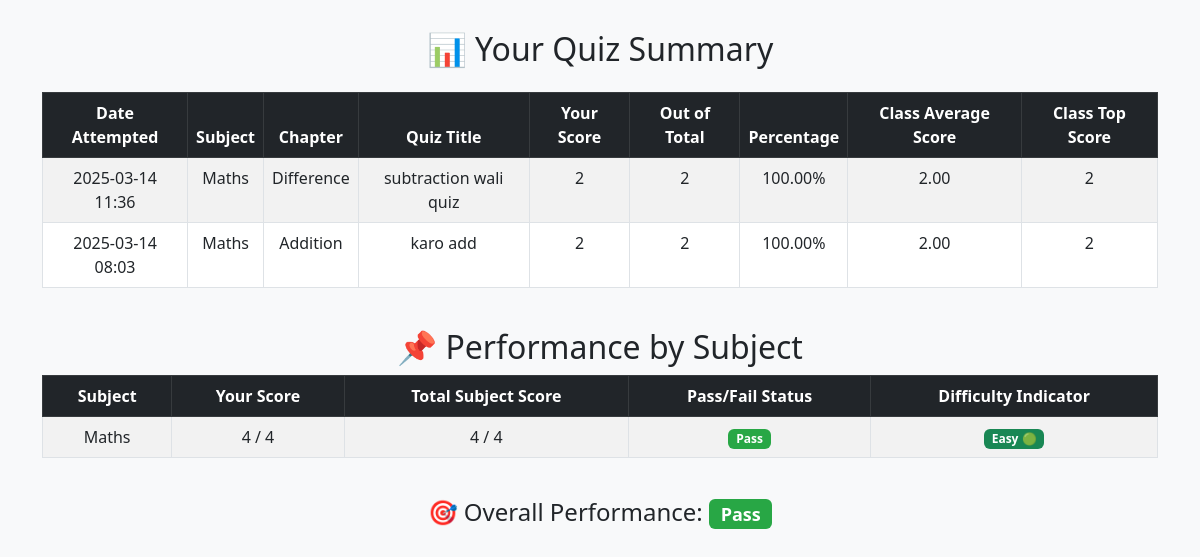
The app's page /quiz_summary (signed in), older data.
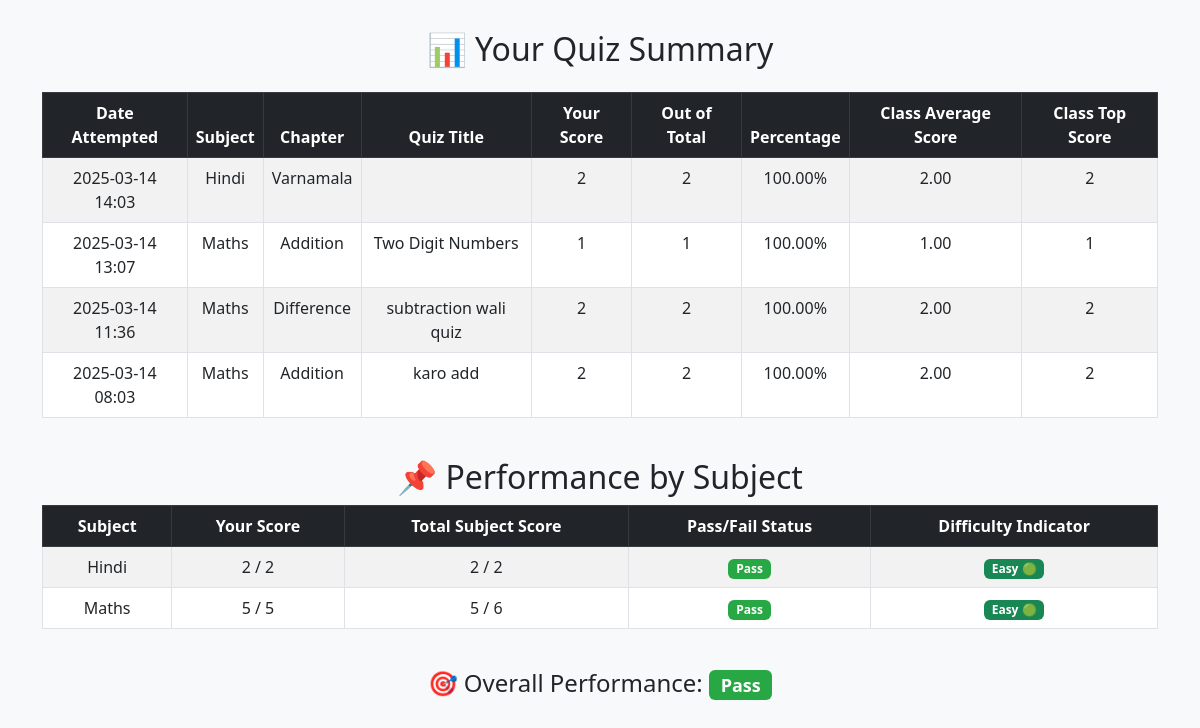
The same page, newer data.
### models/models.py (models this page shows)
class QuizScore(db.Model):
    id = db.Column(db.Integer, primary_key=True)
    user_id = db.Column(db.Integer, db.ForeignKey('user.id'), nullable=False)
    quiz_id = db.Column(db.Integer, db.ForeignKey('quiz.id'), nullable=False)
    score = db.Column(db.Integer, nullable=False)
    total_questions = db.Column(db.Integer, nullable=False)
    percentage = db.Column(db.Float, nullable=False)
    timestamp = db.Column(db.DateTime, default=datetime.utcnow)
    quiz = db.relationship('Quiz', backref=db.backref('quiz_scores', lazy=True))

class Subject(db.Model):
    id = db.Column(db.Integer, primary_key=True)
    name = db.Column(db.String(100), unique=True, nullable=False)
    description = db.Column(db.Text)
    chapters = db.relationship('Chapter', backref='subject', lazy=True)

class Chapter(db.Model):
    id = db.Column(db.Integer, primary_key=True)
    name = db.Column(db.String(100), nullable=False)
    subject_id = db.Column(db.Integer, db.ForeignKey('subject.id'), nullable=False)
    quizzes = db.relationship('Quiz', backref='chapter', lazy=True)

class Quiz(db.Model):
    id = db.Column(db.Integer, primary_key=True)
    chapter_id = db.Column(db.Integer, db.ForeignKey('chapter.id'), nullable=False)
    date_of_quiz = db.Column(db.Date)
    time_duration = db.Column(db.Integer)  # Store duration in minutes
    remarks = db.Column(db.Text)
    questions = db.relationship('Question', backref='quiz', lazy=True)

### app.py (the view)
@app.route('/quiz_summary')
def quiz_summary():
    if 'user_id' not in session:
        flash("Please log in to view your quiz summary.", "error")
        return redirect(url_for('login'))
    user_id = session['user_id']
    past_attempts = (
        db.session.query(
            QuizScore,
            Quiz,
            Chapter,
            Subject,
            db.func.avg(QuizScore.score).over(partition_by=QuizScore.quiz_id).label("avg_score"),
            db.func.max(QuizScore.score).over(partition_by=QuizScore.quiz_id).label("top_score")
        )
        .join(Quiz, QuizScore.quiz_id == Quiz.id)
        .join(Chapter, Quiz.chapter_id == Chapter.id)
        .join(Subject, Chapter.subject_id == Subject.id)
        .filter(QuizScore.user_id == user_id)
        .order_by(QuizScore.timestamp.desc())
        .all()
    )
    subject_scores_query = (
        db.session.query(
            Subject.name.label('subject_name'),
            db.func.sum(QuizScore.score).filter(QuizScore.user_id == user_id).label('user_total_score'),
            db.func.sum(QuizScore.total_questions).filter(QuizScore.user_id == user_id).label('user_total_possible_score'),
            db.func.sum(QuizScore.score).label('overall_total_score'),
            db.func.sum(QuizScore.total_questions).label('overall_total_possible_score')
        )
        .join(Quiz, QuizScore.quiz_id == Quiz.id)
        .join(Chapter, Quiz.chapter_id == Chapter.id)
        .join(Subject, Chapter.subject_id == Subject.id)
        .group_by(Subject.name)
        .all()
    )
    subject_scores = []
    for subject_name, user_total_score, user_total_possible_score, overall_total_score, overall_total_possible_score in subject_scores_query:
        user_total_possible_score = user_total_possible_score or 0
        user_total_score = user_total_score or 0
        user_percentage = (user_total_score / user_total_possible_score) * 100 if user_total_possible_score > 0 else 0
        pass_fail = "Pass" if user_percentage >= 40 else "Fail"
        overall_percentage = (overall_total_score / overall_total_possible_score) * 100 if overall_total_possible_score > 0 else 0
        if overall_percentage < 50:
            difficulty = "Hard 🔴"
        elif 50 <= overall_percentage < 75:
            difficulty = "Moderate 🟡"
        else:
            difficulty = "Easy 🟢"
        subject_scores.append((subject_name, user_total_score, user_total_possible_score, overall_total_score, overall_total_possible_score, pass_fail, difficulty))
    total_attempts = len(past_attempts)
    passed_attempts = sum(1 for attempt in past_attempts if attempt[0].total_questions > 0 and (attempt[0].score / attempt[0].total_questions) * 100 >= 40)
    overall_pass_status = "Pass" if passed_attempts / total_attempts >= 0.5 else "Fail" if total_attempts > 0 else "N/A"
    return render_template(
        'quiz_summary.html',
        past_attempts=past_attempts,
        subject_scores=subject_scores,
        overall_pass_status=overall_pass_status
    )

### templates/quiz_summary.html (shortened to what the changed rows need)
<!DOCTYPE html>
<html lang="en">
<head>
    <link href="https://cdn.jsdelivr.net/npm/bootstrap@5.3.0/dist/css/bootstrap.min.css" rel="stylesheet">
</head>
<body>
<div class="container-fluid">
    <div class="container">
        <h2 class="text-center mb-4">📊 Your Quiz Summary</h2>
        <div class="table-responsive">
            <table class="table table-hover table-striped table-bordered">
                <thead class="table-dark">
                    <tr>
                        <th>Date Attempted</th>
                        <th>Subject</th>
                        <th>Chapter</th>
                        <th>Quiz Title</th>
                        <th>Your Score</th>
                        <th>Out of Total</th>
                        <th>Percentage</th>
                        <th>Class Average Score</th>
                        <th>Class Top Score</th>
                    </tr>
                </thead>
                <tbody>
                    {% for quiz_score, quiz, chapter, subject, avg_score, top_score in past_attempts %}
                    <tr>
                        <td>{{ quiz_score.timestamp.strftime('%Y-%m-%d %H:%M') }}</td>
                        <td>{{ subject.name }}</td>
                        <td>{{ chapter.name }}</td>
                        <td>{{ quiz.remarks }}</td>
                        <td>{{ quiz_score.score }}</td>
                        <td>{{ quiz_score.total_questions }}</td>
                        <td>{{ "%.2f"|format((quiz_score.score / quiz_score.total_questions) * 100) }}%</td>
                        <td>{{ "%.2f"|format(avg_score) }}</td>
                        <td>{{ top_score }}</td>
                    </tr>
                    {% else %}
                    <tr>
                        <td colspan="9" class="text-center text-muted">No past quiz attempts found.</td>
                    </tr>
                    {% endfor %}
                </tbody>
            </table>
        </div>
        <h2 class="text-center mt-4">📌 Performance by Subject</h2>
        <div class="table-responsive">
            <table class="table table-hover table-striped table-bordered">
                <thead class="table-dark">
                    <tr>
                        <th>Subject</th>
                        <th>Your Score</th>
                        <th>Total Subject Score</th>
                        <th>Pass/Fail Status</th>
                        <th>Difficulty Indicator</th>
                    </tr>
                </thead>
                <tbody>
                    {% for subject, user_total_score, user_total_possible_score, overall_total_score, overall_total_possible_score, pass_fail_status, difficulty in subject_scores %}
                    <tr>
                        <td>{{ subject }}</td>
                        <td>{{ user_total_score }} / {{ user_total_possible_score }}</td>
                        <td>{{ overall_total_score }} / {{ overall_total_possible_score }}</td>
                        <td>
                            <span class="badge {% if pass_fail_status == 'Pass' %}badge-success{% else %}badge-danger{% endif %}">
                                {{ pass_fail_status }}
                            </span>
                        </td>
                        <td>
                            {% if "Hard" in difficulty %}
                                <span class="badge bg-danger">{{ difficulty }}</span>
                            {% elif "Moderate" in difficulty %}
                                <span class="badge bg-warning">{{ difficulty }}</span>
                            {% else %}
                                <span class="badge bg-success">{{ difficulty }}</span>
                            {% endif %}
                        </td>
                    </tr>
                    {% else %}
                    <tr>
                        <td colspan="5" class="text-center text-muted">No subject scores available.</td>
                    </tr>
                    {% endfor %}
                </tbody>
            </table>
        </div>
    </div>
</div>
</body>
</html>

Row changes from the older to the newer data that the page shows:
added QuizScore: timestamp "2025-03-14 14:03", name "Hindi", name "Varnamala", score "2", total_questions "2", (quiz_score.score/quiz_score.total_questions)*100 "100.00", avg_score "2.00", top_score "2"
added QuizScore: timestamp "2025-03-14 13:07", name "Maths", name "Addition", remarks "Two Digit Numbers", score "1", total_questions "1", (quiz_score.score/quiz_score.total_questions)*100 "100.00", avg_score "1.00", top_score "1"
now on this page (row unchanged): Subject: name "Hindi", id "2", pass_fail_status "Pass", difficulty "Easy 🟢"
computed for Subject "Maths": user_total_score "4" → "5"; user_total_possible_score "4" → "5"; overall_total_score "4" → "5"; overall_total_possible_score "4" → "6"
